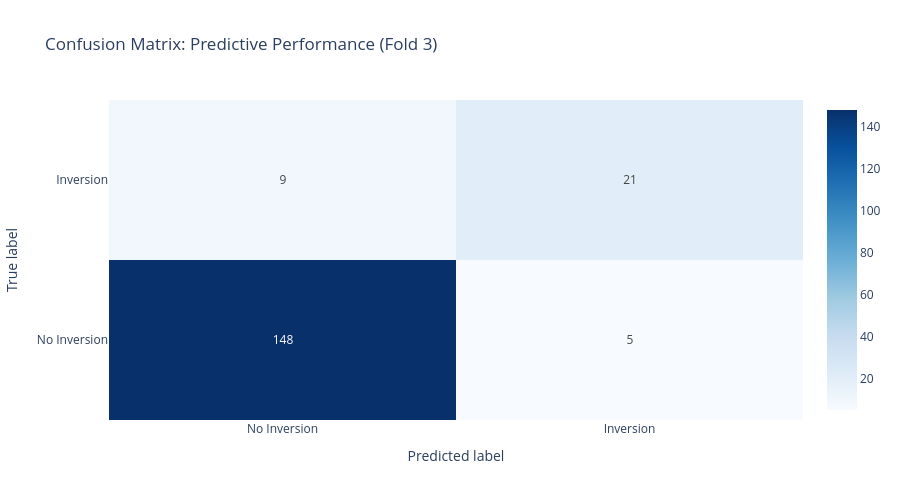

Notebook code for this chart:
### Code cell
# CONFUSION MATRIX

cm = confusion_matrix(y_test, y_pred)
fig = go.Figure(
    data=go.Heatmap(
        z=cm,
        x=['No Inversion', 'Inversion'],
        y=['No Inversion', 'Inversion'],
        text=cm,
        texttemplate='%{text}',
        colorscale='Blues',
        showscale=True
    )
)
fig.update_layout(
    title='Confusion Matrix: Predictive Performance (Fold 3)',
    xaxis_title='Predicted label',
    yaxis_title='True label',
    height=500
)
fig.show()

### Figure 1 — Plotly figure (JSON) as saved in the notebook; plotly's stock layout.template omitted (floating-point values rounded to 4 significant figures)
{"data": [{"colorscale": [[0, "rgb(247,251,255)"], [0.125, "rgb(222,235,247)"], [0.25, "rgb(198,219,239)"], [0.375, "rgb(158,202,225)"], [0.5, "rgb(107,174,214)"], [0.625, "rgb(66,146,198)"], [0.75, "rgb(33,113,181)"], [0.875, "rgb(8,81,156)"], [1, "rgb(8,48,107)"]], "showscale": true, "text": [[148, 5], [9, 21]], "texttemplate": "%{text}", "type": "heatmap", "x": ["No Inversion", "Inversion"], "y": ["No Inversion", "Inversion"], "z": [[148, 5], [9, 21]]}], "layout": {"height": 500, "title": {"text": "Confusion Matrix: Predictive Performance (Fold 3)"}, "xaxis": {"title": {"text": "Predicted label"}}, "yaxis": {"title": {"text": "True label"}}}}
